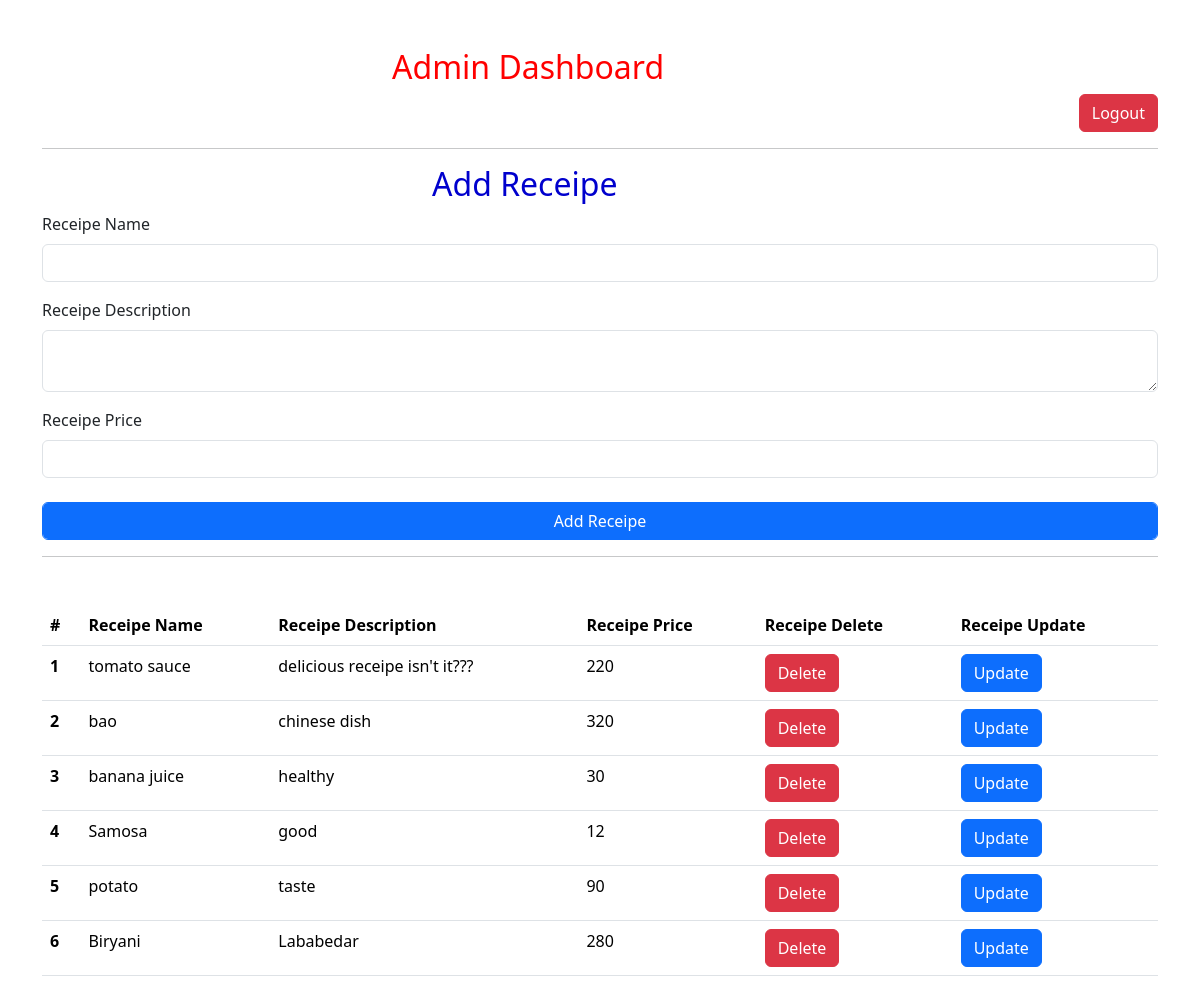
The app's page /, older data.
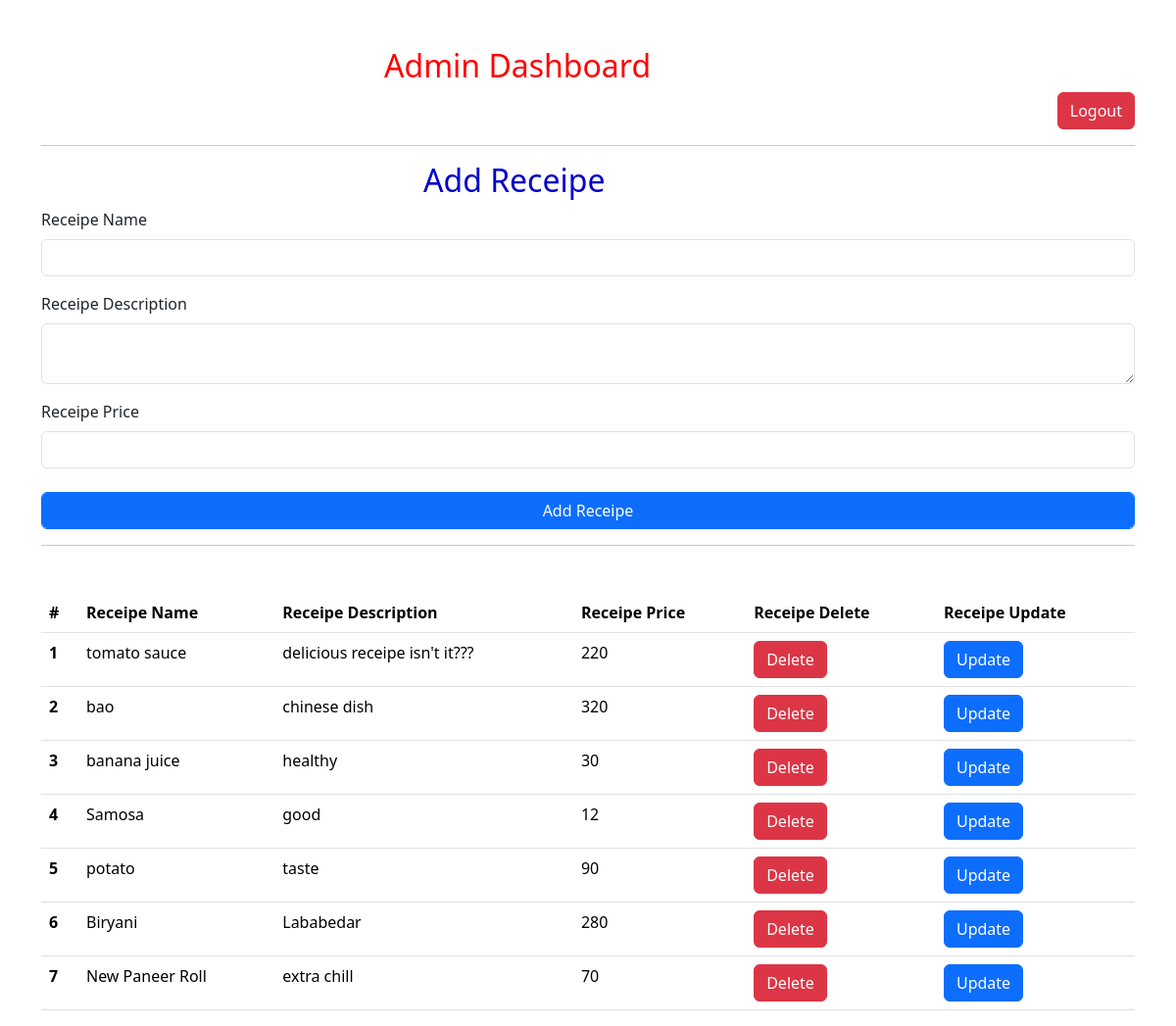
The same page, newer data.
### vege/models.py (models this page shows, shortened)
class Receipe(models.Model):
    user = models.ForeignKey(User, on_delete=models.SET_NULL, null=True, blank=True)
    receipe_name = models.CharField(max_length=100)
    receipe_description = models.TextField()
    receipe_price = models.IntegerField(default=0)
    receipe_view_count = models.IntegerField(default=1)

### vege/views.py (the view, shortened to what this page needs)
# urls.py: path('', receipes, name="receipes"),
def receipes(request):
    queryset = Receipe.objects.all()
    context = {'receipes': queryset}
    return render(request, 'receipes.html', context)

### vege/templates/receipes.html (shortened to what this page needs)
<!DOCTYPE html>
<html lang="en">
	<head>
		<link
			href="https://cdn.jsdelivr.net/npm/bootstrap@5.3.2/dist/css/bootstrap.min.css"
			rel="stylesheet"
 />
	</head>
	<body>
		<div class="container mt-5">
			<h2 style="margin-left: 350px; color: red">Admin Dashboard</h2>
			<a
				style="display: flex; justify-content: flex-end; text-decoration: none"
				href="/logout">
				<button class="btn btn-danger">Logout</button>
			</a>
			<hr />
			<div style="color: mediumblue; margin-left: 390px">
				<h2>Add Receipe</h2>
			</div>
			<form
				method="post"
				enctype="multipart/form-data">
				<div class="mb-3">
					<label class="form-label">Receipe Name</label>
					<input
						class="form-control"
						name="receipe_name"
						required
						type="text" />
				</div>
				<div class="mb-3">
					<label class="form-label">Receipe Description</label>
					<textarea
						class="form-control"
						required
						name="receipe_description"></textarea>
				</div>
				<div class="mb-3">
					<label class="form-label">Receipe Price</label>
					<input class="form-control" name="receipe_price" type="number"
					required
				</div>
				<br />
				<button class="btn btn-primary form-control">Add Receipe</button>
				<hr />
			</form>
			<table class="table mt-5">
				<thead>
					<tr>
						<th scope="col">#</th>
						<th scope="col">Receipe Name</th>
						<th scope="col">Receipe Description</th>
						<th scope="col">Receipe Price</th>
						<th scope="col">Receipe Delete</th>
						<th scope="col">Receipe Update</th>
					</tr>
				</thead>
				<tbody>
					{% for receipe in receipes %}
					<tr>
						<th scope="row">{{forloop.counter}}</th>
						<td>{{receipe.receipe_name}}</td>
						<td>{{receipe.receipe_description}}</td>
						<td>{{receipe.receipe_price}}</td>
						<td>
							<a
								class="btn btn-danger"
								href="/delete_receipe/{{receipe.id}}/"
								>Delete</a
							>
						</td>
						<td>
							<a
								class="btn btn-primary"
								href="/update_receipe/{{receipe.id}}/"
								>Update</a
							>
						</td>
					</tr>
					{% endfor %}
				</tbody>
			</table>
		</div>
	</body>
</html>

Row changes from the older to the newer data that the page shows:
added Receipe: receipe_name "New Paneer Roll", receipe_description "extra chill", receipe_price "70"
